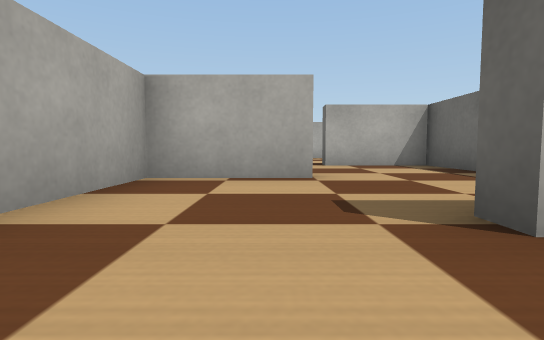
view 1 (above)

24 first-person views from a walk through a world built for the Webots simulator. The camera is 0.18 m above the floor, tilts 4° down and sees 80° across. The floor is counted in squares, 0.5 m on a side. Each view is taken from the middle of a square. On the plan, view 1 faces up. The plan holds only what a view shows up to about 9 squares ahead; the rest is blank. Webots' stock objects and surfaces are drawn as simple stand-ins.

view 2
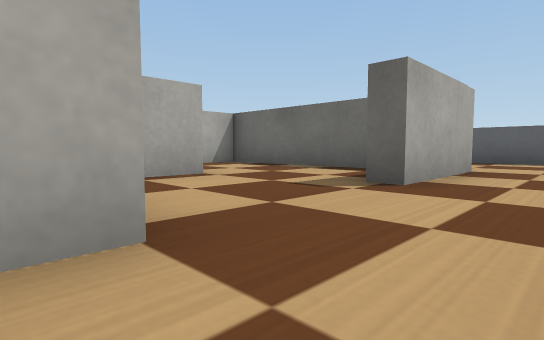

view 3
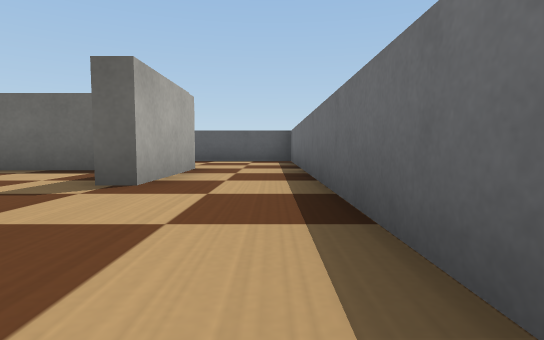

view 4
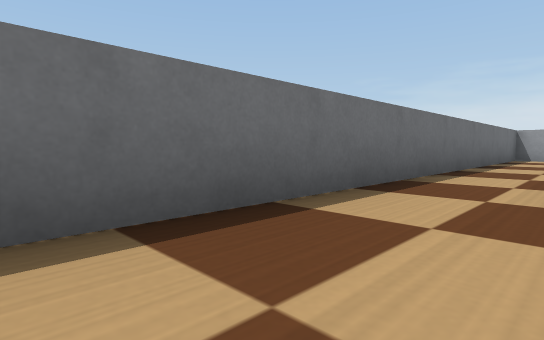

view 5
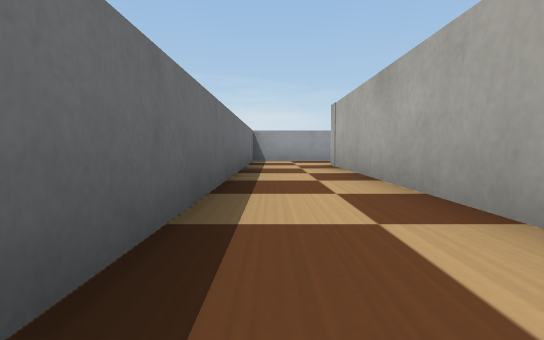

view 6
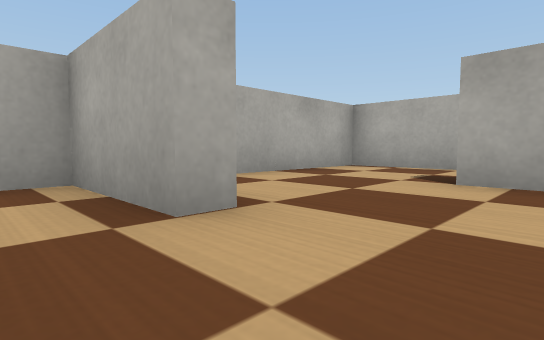

view 7
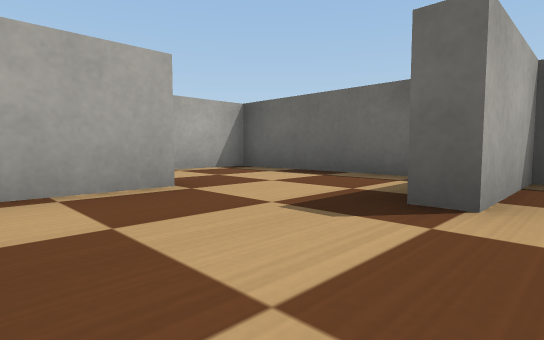

view 8
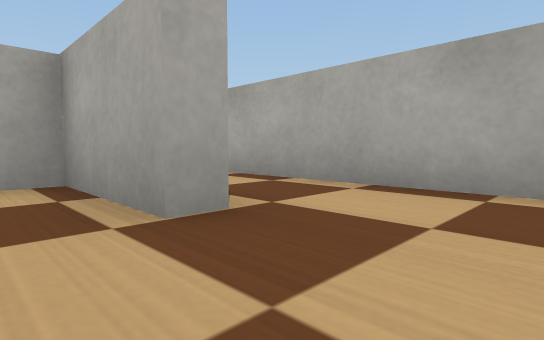

view 9
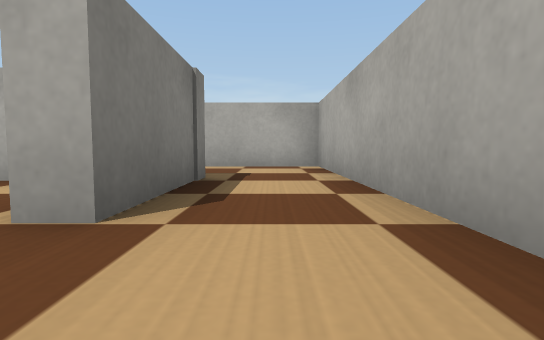

view 10
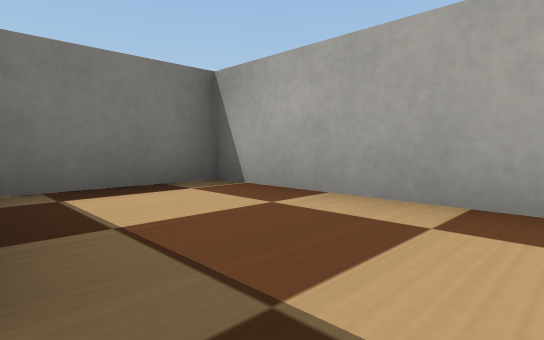

view 11
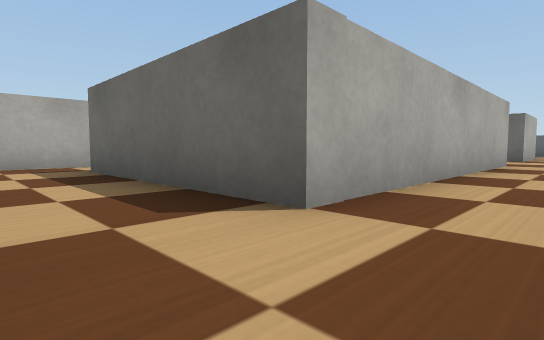

view 12
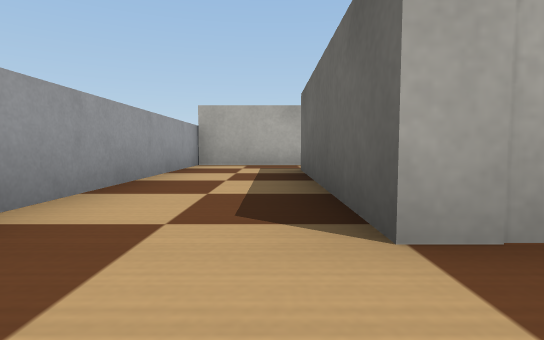

view 13
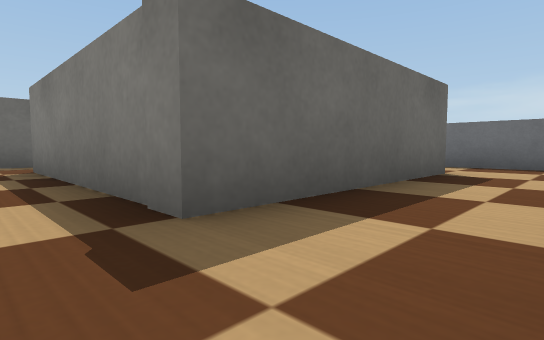

view 14
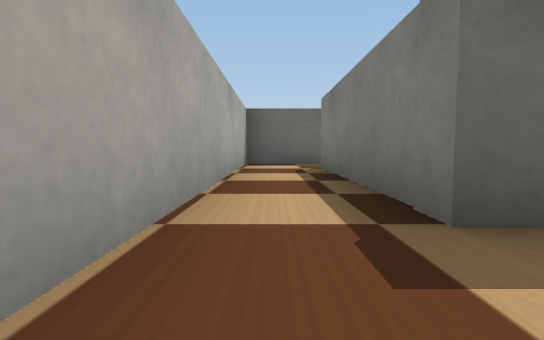

view 15
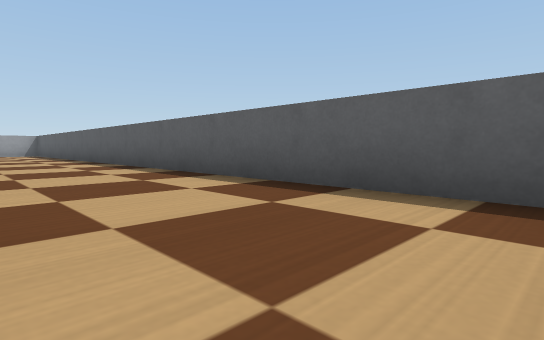

view 16
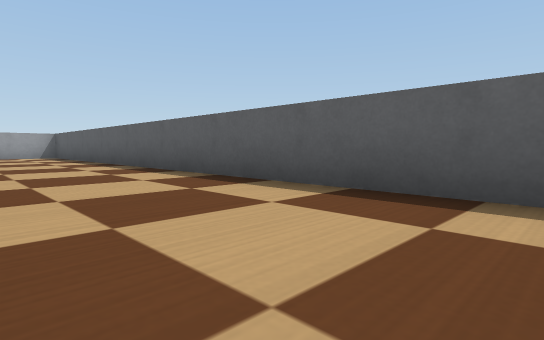

view 17
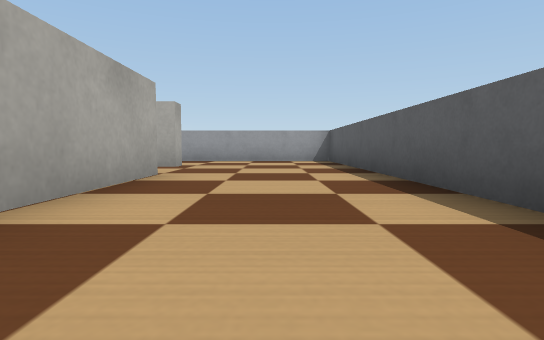

view 18
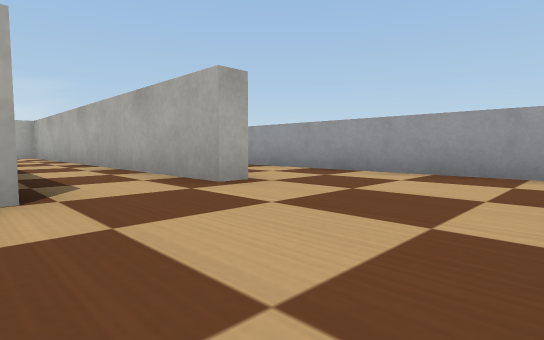

view 19
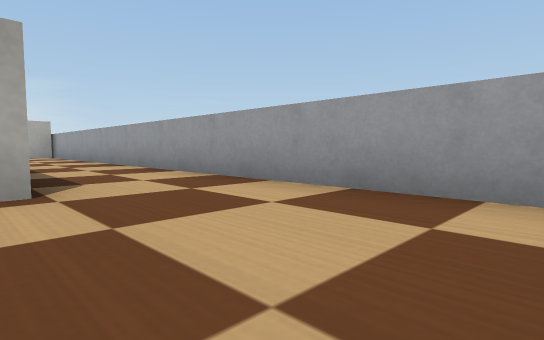

view 20
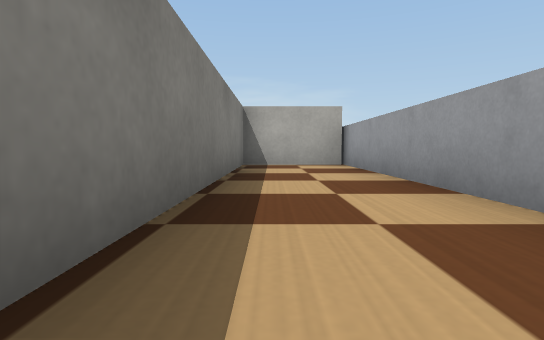

view 21
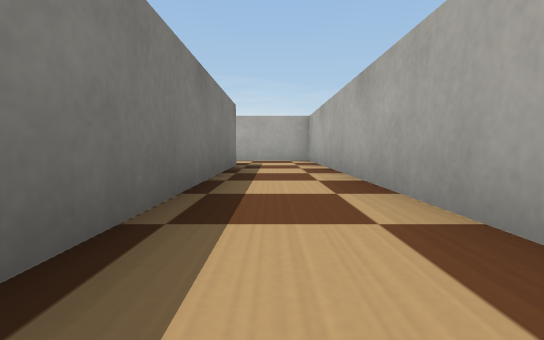

view 22
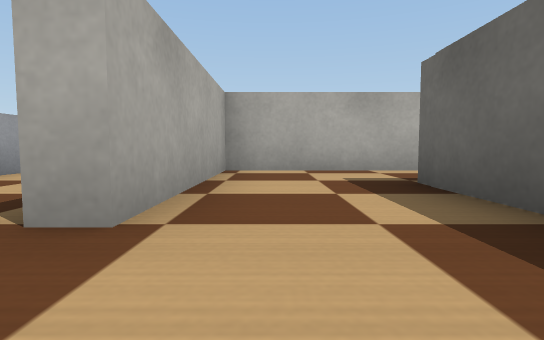

view 23
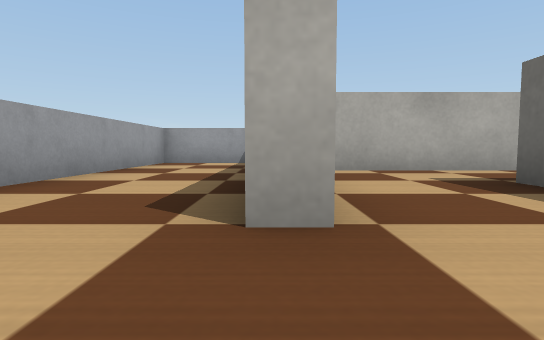

view 24
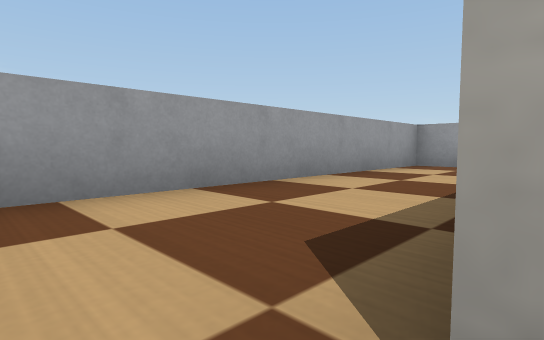

### Floor plan
Key: @ floor where view 1 was taken; # wall or solid block; . floor.
Columns run from 10 left of view 1 to 7 right of it. Each row starts with its distance up from view 1.
 16 ##################
 15 #..#.............#
 14 #..#.............#
 13 #..###########...#
 12 #..#.............#
 11 #..#..########...#
 10 #..#..#......#...#
  9 #.....#.###..#...#
  8 #  .. #.#....#...#
  7 #########...##...#
  6 #.......#....#...#
  5 #..####.#....#...#
  4 #..#    ###..#...#
  3 #..#    #....#...#
  2 #..#    #...##...#
  1 #..######........#
  0 #.........@......#
 -1 ##################

Where each view was taken, in squares from view 1:
view 1: 0 up, 0 right, facing up
view 2: 0 up, 2 left, facing up-right
view 3: 0 up, 2 left, facing right
view 4: 1 up, 1 right, facing down-left
view 5: 0 up, 1 left, facing left
view 6: 3 up, 2 right, facing up-left
view 7: 6 up, 1 left, facing up-right
view 8: 8 up, 2 right, facing up-left
view 9: 10 up, 2 right, facing left
view 10: 10 up, 2 left, facing down-left
view 11: 0 up, 9 left, facing up-right
view 12: 0 up, 8 left, facing up
view 13: 6 up, 9 left, facing down-right
view 14: 6 up, 9 left, facing right
view 15: 0 up, 4 right, facing up-right
view 16: 3 up, 4 right, facing up-right
view 17: 7 up, 5 right, facing up
view 18: 11 up, 6 right, facing up-left
view 19: 13 up, 6 right, facing up-left
view 20: 14 up, 0 right, facing left
view 21: 12 up, 2 right, facing left
view 22: 8 up, 6 left, facing up
view 23: 8 up, 7 left, facing up
view 24: 9 up, 7 left, facing up-left
